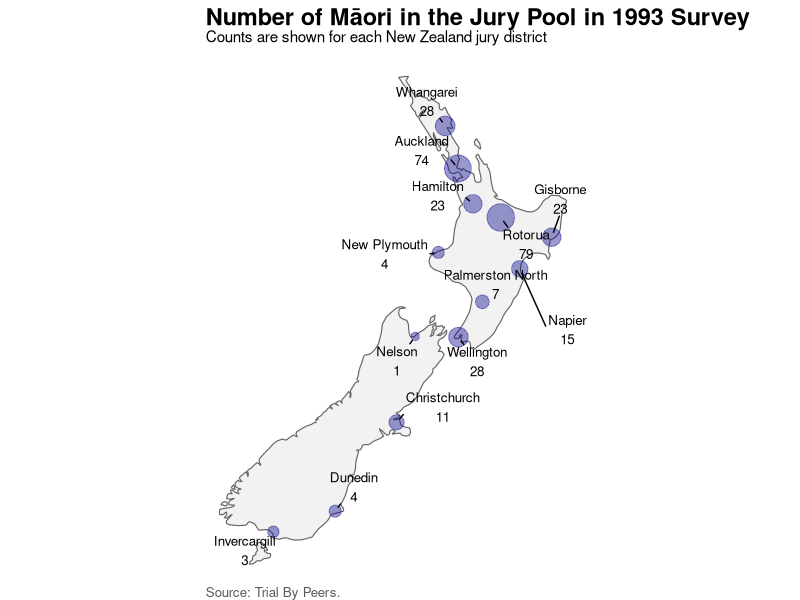
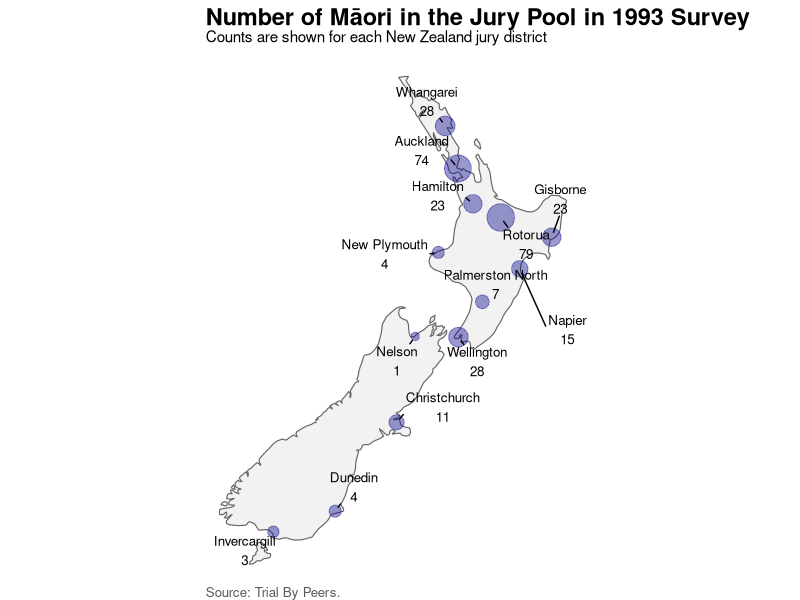

Source code (R) for these figures, in order:
## ---- chunk 1
library(tidyverse)
library(sf)
library(rnaturalearth)
library(rnaturalearthdata)
library(ggrepel)

# Actual Māori counts from the jury pool table
jury_pool_actual <- tibble::tribble(
  ~district,          ~actual_maori,
  "Whangarei",        28,
  "Auckland",         74,
  "Hamilton",         23,
  "Rotorua",          79,
  "Gisborne",         23,
  "Napier",           15,
  "New Plymouth",      4,
  "Palmerston North",  7,
  "Wellington",       28,
  "Nelson",            1,
  "Christchurch",     11,
  "Dunedin",           4,
  "Invercargill",      3
)

# Approximate city-center coordinates
district_coordinates <- tibble::tribble(
  ~district,          ~longitude, ~latitude,
  "Whangarei",        174.32,     -35.73,
  "Auckland",         174.76,     -36.85,
  "Hamilton",         175.28,     -37.78,
  "Rotorua",          176.25,     -38.14,
  "Gisborne",         178.02,     -38.66,
  "Napier",           176.91,     -39.49,
  "New Plymouth",     174.08,     -39.06,
  "Palmerston North", 175.61,     -40.36,
  "Wellington",       174.78,     -41.29,
  "Nelson",           173.28,     -41.27,
  "Christchurch",     172.63,     -43.53,
  "Dunedin",          170.50,     -45.87,
  "Invercargill",     168.35,     -46.41
)

# Join counts and coordinates
jury_map_data <- jury_pool_actual |>
  left_join(district_coordinates, by = "district")

# Convert locations to spatial points
jury_sf <- jury_map_data |>
  st_as_sf(
    coords = c("longitude", "latitude"),
    crs = 4326,
    remove = FALSE
  )

# New Zealand outline
new_zealand <- ne_countries(
  country = "New Zealand",
  scale = "medium",
  returnclass = "sf"
)

# Map
jury_pool_map <- ggplot() +
  geom_sf(
    data = new_zealand,
    fill = "grey95",
    color = "grey40",
    linewidth = 0.4
  ) +
  geom_sf(
    data = jury_sf,
    aes(
      size = actual_maori
    ),
    alpha = 0.4,
    color = "darkblue"
  ) +
  geom_text_repel(
    data = jury_map_data,
    aes(
      x = longitude,
      y = latitude,
      label = paste0(district, "\n", actual_maori)
    ),
    size = 3.4,
    min.segment.length = 0,
    box.padding = 0.4,
    point.padding = 0.3,
    max.overlaps = Inf,
    seed = 123
  ) +
  scale_size_continuous(
    range = c(2.5, 9),
    guide = "none"
  ) +
  coord_sf(
    xlim = c(166, 179.5),
    ylim = c(-47.5, -34),
    expand = FALSE
  ) +
  labs(
    title = "Number of Māori in the Jury Pool in 1993 Survey",
    subtitle = "Counts are shown for each New Zealand jury district",
    caption = "Source: Trial By Peers."
  ) +
  theme_void(base_size = 12) +
  theme(
    plot.title = element_text(
      face = "bold",
      size = 17
    ),
    plot.subtitle = element_text(
      size = 11,
      margin = margin(b = 10)
    ),
    legend.position = "right",
    plot.caption = element_text(
      hjust = 0,
      color = "grey35",
      margin = margin(t = 10)
    )
  )

jury_pool_map
## ---- chunk 2
ggsave(
  "plots/actual_maori_jury_pool_map.png",
  plot = jury_pool_map,
  width = 4,
  height = 6.5,
  units = "in",
  dpi = 300,
  bg = "white"
)
